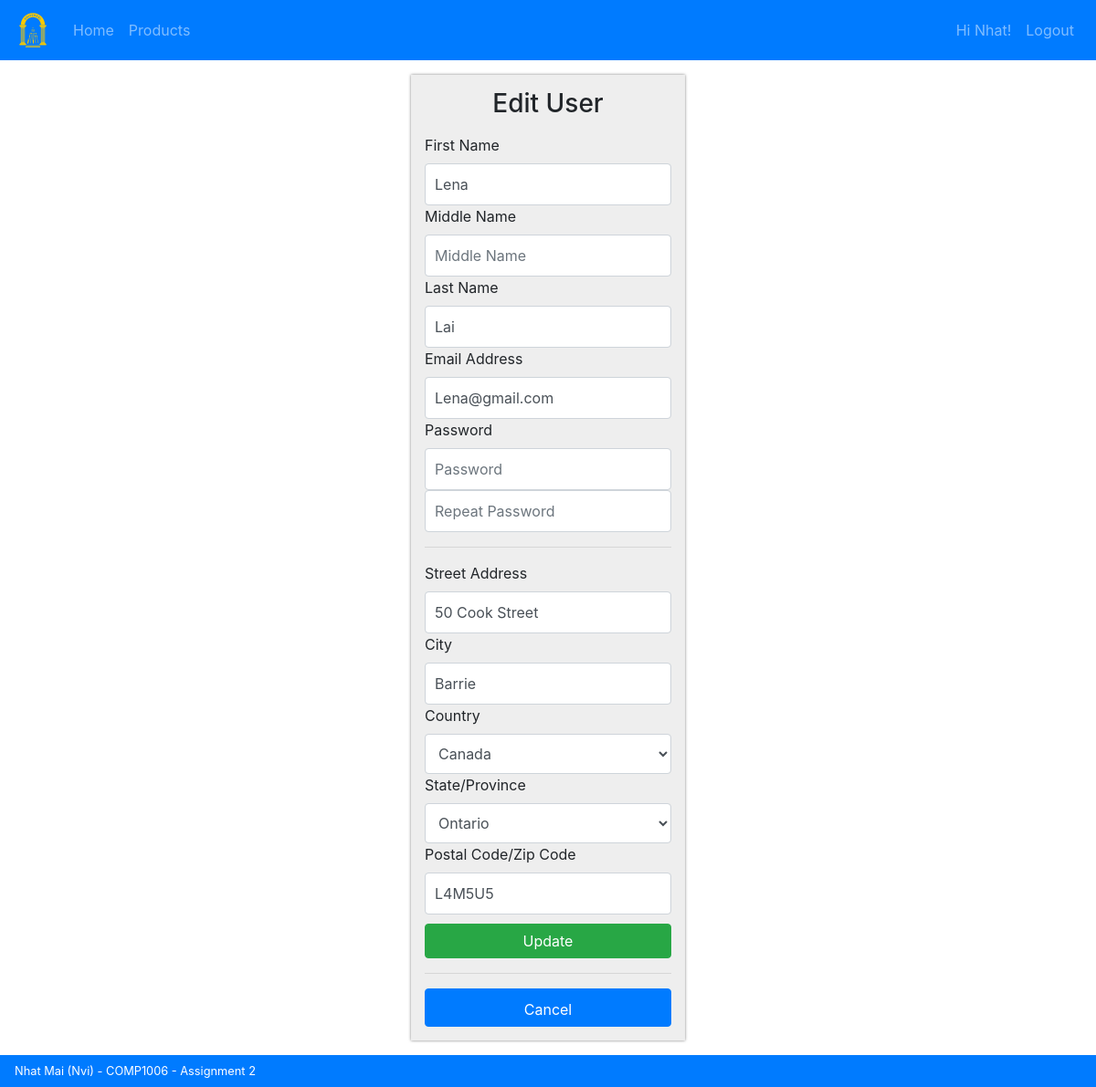
Page /Source/edit-user.php?id=3 (signed in) on the committed database.
### tables this page shows
CREATE TABLE users (
	userID INT NOT NULL AUTO_INCREMENT,
	firstName VARCHAR(24) NOT NULL,
	lastName VARCHAR(24) NOT NULL,
	middleName VARCHAR(24),
	email VARCHAR(100) NOT NULL,
	password VARCHAR(255) NOT NULL,
	streetAddress VARCHAR(100) NOT NULL,
	city VARCHAR(24) NOT NULL,
	stateID VARCHAR(2) NOT NULL,
	countryID VARCHAR(2) NOT NULL,
	postalCode VARCHAR(6) NOT NULL,
	PRIMARY KEY (userID),
	FOREIGN KEY (stateID) REFERENCES states(stateID),
	FOREIGN KEY (countryID) REFERENCES countries(countryID)
);

### Source/update-validation.php (called while the page is built, shortened)
<?php
try {
	if (!empty($id = $_GET['id']) && $_SERVER["REQUEST_METHOD"] != "POST") {
		include('global/connect.php');
		$sql = "SELECT * FROM users WHERE userID = :id";
		$cmd = $conn->prepare($sql);
		$cmd->bindParam(':id', $id, PDO::PARAM_INT);
		$cmd->execute();
		$result = $cmd->fetchAll();
		foreach ($result as $row) {
			$firstName		= $row['firstName'];
			$lastName		= $row['lastName'];
			$email			= $row['email'];
			$streetAddress	= $row['streetAddress'];
			$city			= $row['city'];
			$stateID		= $row['stateID'];
			$countryID		= $row['countryID'];
			$postalCode		= $row['postalCode'];
		}
	}
} catch (Exception $e) {
	header('location: error.php');
}
?>

### Source/edit-user.php (the view, shortened to what this page needs)
<?php $title = 'Edit User';
include('global/header.php'); ?>
<main class="container">
	<div id="logreg-forms">
		<form method="POST" action="<?php echo htmlspecialchars($_SERVER["PHP_SELF"]);?>">
			<h1 class="h3 mb-3 text-center"><?php echo $title; ?></h1>
			<?php include('update-validation.php'); ?>
			<label for="firstName">First Name</label>
			<input type="text" class="form-control" name="firstName" placeholder="First Name" maxlength="25" required autofocus="" value="<?php echo (isset($firstName))?$firstName:'';?>">
			<label for="middleName">Middle Name</label>
			<input type="text" class="form-control" name="middleName" placeholder="Middle Name" maxlength="25" autofocus="" value="<?php echo (isset($middleName))?$middleName:'';?>">
			<label for="firstName">Last Name</label>
			<input type="text" class="form-control" name="lastName" placeholder="Last Name" maxlength="25" required autofocus="" value="<?php echo (isset($lastName))?$lastName:'';?>">
			<label for="email">Email Address</label>
			<input type="email" name="email" class="form-control" placeholder="Email address" required autofocus="" value="<?php echo (isset($email))?$email:'';?>">
			<label for="password">Password</label>
			<input type="password" name="password" class="form-control" placeholder="Password" required autofocus="">
			<input type="password" name="repeatPassword" class="form-control" placeholder="Repeat Password" required autofocus="">
			<hr />
			<label for="streetAddress">Street Address</label>
			<input type="text" class="form-control" name="streetAddress" placeholder="Street Address" maxlength="100" required autofocus="" value="<?php echo (isset($streetAddress))?$streetAddress:'';?>">
			<label for="city">City</label>
			<input type="text" class="form-control"  name="city" placeholder="City" required autofocus="" maxlength="24" value="<?php echo (isset($city))?$city:'';?>">
			<label for="countryID">Country</label>
			<select class="form-control" name="countryID" id="countryID" >
			<?php
				try {
					include('global/connect.php');
					$countrySQL = "SELECT * FROM countries ORDER BY countryName";
					$cmd = $conn->prepare($countrySQL);
					$cmd->execute();
					$options = $cmd->fetchAll();
					foreach ($options as $row) {
						if($row['countryID'] != $countryID) {
							echo '<option value="' . $row['countryID'] . '">' . $row['countryName'] . '</option>';
						} else {
							echo '<option selected value="' . $row['countryID'] . '">' . $row['countryName'] . '</option>';
						}
					}
			?>
			</select>
			<label for="stateID">State/Province</label>
			<select class="form-control" name="stateID" >
			<?php
					$stateSQL = "SELECT * FROM states ORDER BY stateName";
					$cmd = $conn->prepare($stateSQL);
					$cmd->execute();
					$options = $cmd->fetchAll();
					foreach ($options as $row) {
						if($row['stateID'] != $stateID) {
							echo '<option value="' . $row['stateID'] . '">' . $row['stateName'] . '</option>';
						} else {
							echo '<option selected value="' . $row['stateID'] . '">' . $row['stateName'] . '</option>';
						}
					}
				} catch (Exception $e){
					header('location: error.php');
				}
			?>
			</select>
			<label for="postalCode">Postal Code/Zip Code</label>
			<input class="form-control" type="text" name="postalCode" placeholder="Postal Code" required autofocus="" value="<?php echo (isset($postalCode))?$postalCode:'';?>">
			<button class="btn btn-success btn-block" type="submit">Update</button>
			<hr />
			<a class="btn btn-primary text-white" href="users.php">Cancel</a>
		</form>
	</div>
</main>
<?php include('global/footer.php'); ?>

### Source/global/header.php (shortened to what this page needs)
<!DOCTYPE html>
<html lang="en">
	<head>
		<link rel="stylesheet" href="css/styles.css"/>
		<link rel="stylesheet" href="https://stackpath.bootstrapcdn.com/bootstrap/4.3.1/css/bootstrap.min.css">
	</head>
	<body>
		<header class="mb-3">
			<nav class="navbar navbar-expand-lg navbar-dark bg-primary">
				<a class="navbar-brand" href="index.php">
					<img src="images/logo-nuniversal.svg" alt="Logo" heigth="40" width="40">
				</a>
				<div class="collapse navbar-collapse" id="navbarText">
					<ul class="navbar-nav mr-auto">
						<li class="nav-item">
							<a class="nav-link" href="index.php">Home</a>
						</li>
						<li class="nav-item">
							<a class="nav-link" href="products.php">Products</a>
						</li>
					</ul>
					<ul class="navbar-nav ml-auto">
					<?php
						try {
							if (!isset($_SESSION['userID'])) {
								echo '<li class="nav-item"><a class="nav-link" href="login.php" title="Login">Login</a></li>
											<li class="nav-item"><a class="nav-link" href="register.php" title="Register">Register</a></li>';
							}
							else {
								require 'global/connect.php';
								$sql = "SELECT firstName FROM users WHERE userID = " . $_SESSION['userID'];
								$result = $conn->query($sql);
								foreach ($result as $row) {
									echo '<li class="nav-item"><a class="nav-link" href="users.php">Hi ' . $row['firstName'] . '!</a></li>
												<li class="nav-item"><a class="nav-link" href="logout.php" title="Logout">Logout</a></li>';
								}
							}
						}catch (Exception $e) {
							header('location: global/error.php');
						}
					?>
					</ul>
				</div>
			</nav>
		</header>

### Source/css/styles.css (style rules this page uses)
#logreg-forms { width: 300px; margin: 0 auto; background-color:#eee; box-shadow: 0 0 3px rgba(0,0,0,0.5); }
#logreg-forms form { width: 100%; max-width: 410px; padding: 15px; margin: auto; }
#logreg-forms .form-control { position: relative; box-sizing: border-box; height: auto; padding: 10px; font-size: 16px; }
#logreg-forms a { display: block; padding-top:10px; color:lightseagreen; }
#logreg-forms button[type="submit"] { margin-top: 10px; }

### rows in the picture
users: firstName "Nhat"
users: firstName "Lena", lastName "Lai", email "Lena@gmail.com", streetAddress "50 Cook Street", city "Barrie", postalCode "L4M5U5"

### other values in the picture
$title "Edit User"
form field countryID "Canada"
form field stateID "Ontario"
